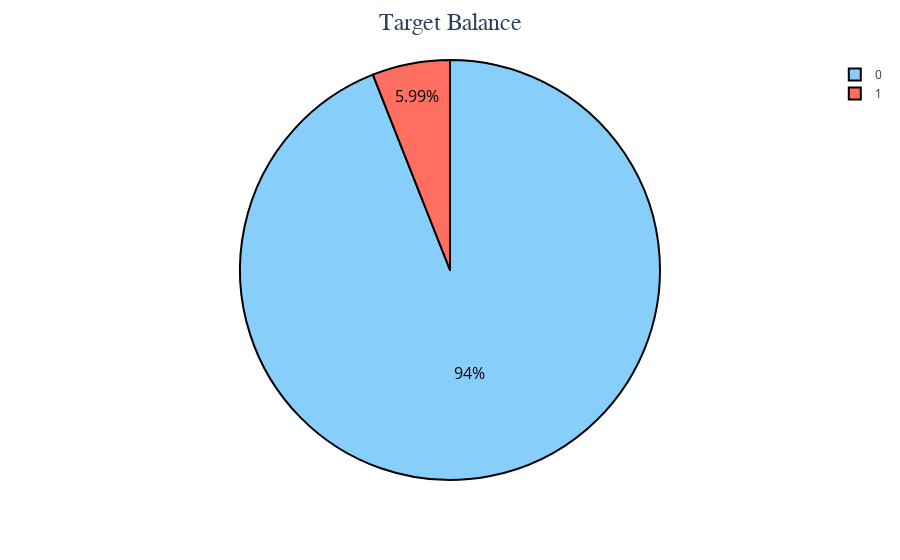

The code cell stored with this chart in its notebook:
### Code cell
# Pie Chart
fig = px.pie(fraud_counts, names='FraudFound_P', values='Count', color='FraudFound_P',
            color_discrete_map={0: '#87CEFA', 1:'FF6F61'})

fig.update_traces(
    textinfo='percent',
    textfont={'size': 16, 'color': 'Black'},
    marker=dict(line=dict(color='black', width=2)))

fig.update_layout(
    title={
        'text': 'Target Balance',
        'x':0.5,
        'font': {'family': "Arial, sans-serif", 'size': 24}
    })

fig.show()

### Figure 1 — Plotly figure (JSON) as saved in the notebook; plotly's stock layout.template omitted (floating-point values rounded to 4 significant figures)
{"data": [{"customdata": [[0], [1]], "domain": {"x": [0, 1], "y": [0, 1]}, "hovertemplate": "FraudFound_P=%{customdata[0]}<br>Count=%{value}<extra></extra>", "labels": [0, 1], "legendgroup": "", "marker": {"colors": ["#87CEFA", "FF6F61"], "line": {"color": "black", "width": 2}}, "name": "", "showlegend": true, "textfont": {"color": "Black", "size": 16}, "textinfo": "percent", "type": "pie", "values": [14497, 923]}], "layout": {"legend": {"tracegroupgap": 0}, "margin": {"t": 60}, "title": {"font": {"family": "Arial, sans-serif", "size": 24}, "text": "Target Balance", "x": 0.5}}}
